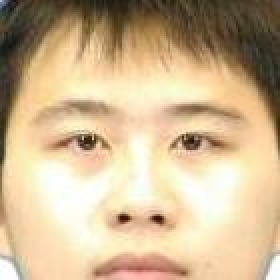
#> input picture Sketch_Photo_Dataset/photos_train_student_whiteBG/target_110_FiveCrop_5.jpg, 140 x 140 px, found by its file name (shown 2 times larger); its folder holds 4 pictures in this run
$ python toBandW.py
#> lines starting #> are read from the running program, lines starting #| are printed output that depends on the picture
from PIL import Image
import os

def convert_to_black_and_white(image_path, output_path):
    # Open the input image
    img = Image.open(image_path)
#> img is the input picture: PIL image 140x140 RGB; mean R, G, B 205.4, 181.1, 145.6

    # Convert the image to black and white
    bw_img = img.convert('L')
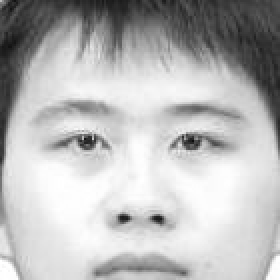
#> bw_img: PIL image 140x140 L (shown 2 times larger); min 12, max 255, mean 184.3

    # Save the output image
    bw_img.save(output_path)

# Directory paths
input_dir = "photos_train_student_whiteBG"
output_dir = "photos_train_student_grayScale"

# Create output directory if it doesn't exist
if not os.path.exists(output_dir):
    os.makedirs(output_dir)

# Iterate over all files in the input directory
for filename in os.listdir(input_dir):
    # Get the full path of the input image
    input_image_path = os.path.join(input_dir, filename)

    # Get the output image path by replacing the directory name
    output_image_path = os.path.join(output_dir, filename)

    # Convert the image to black and white and save it
    convert_to_black_and_white(input_image_path, output_image_path)
#> pass 2 of the loop `for filename in os.listdir(input_dir):`:
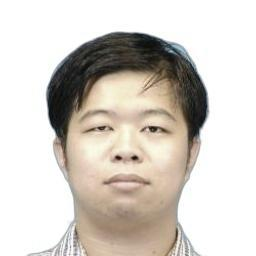
#> input picture Sketch_Photo_Dataset/photos_train_student_whiteBG/target_120_Sat_1.jpg, 256 x 256 px, found by its file name
#> in convert_to_black_and_white, img is the input picture: PIL image 256x256 RGB; mean R, G, B 212.4, 206.5, 199.4
#> in convert_to_black_and_white (call 2), `bw_img = img.convert('L')`:
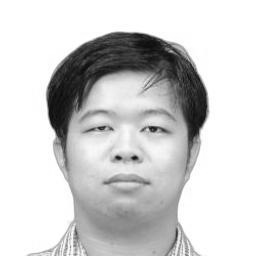
#> bw_img: PIL image 256x256 L; min 7, max 255, mean 207.5
#> pass 3 of the loop `for filename in os.listdir(input_dir):`:
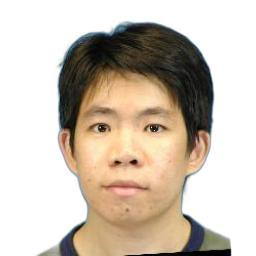
#> input picture Sketch_Photo_Dataset/photos_train_student_whiteBG/target_151_LRFlip.jpg, 256 x 256 px, found by its file name
#> in convert_to_black_and_white, img is the input picture: PIL image 256x256 RGB; mean R, G, B 205.1, 193.7, 180.6
#> in convert_to_black_and_white (call 3), `bw_img = img.convert('L')`:
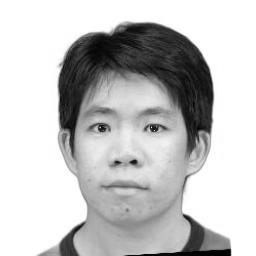
#> bw_img: PIL image 256x256 L; min 0, max 255, mean 195.6
#> the loop made 4 passes; the first 3 are shown
